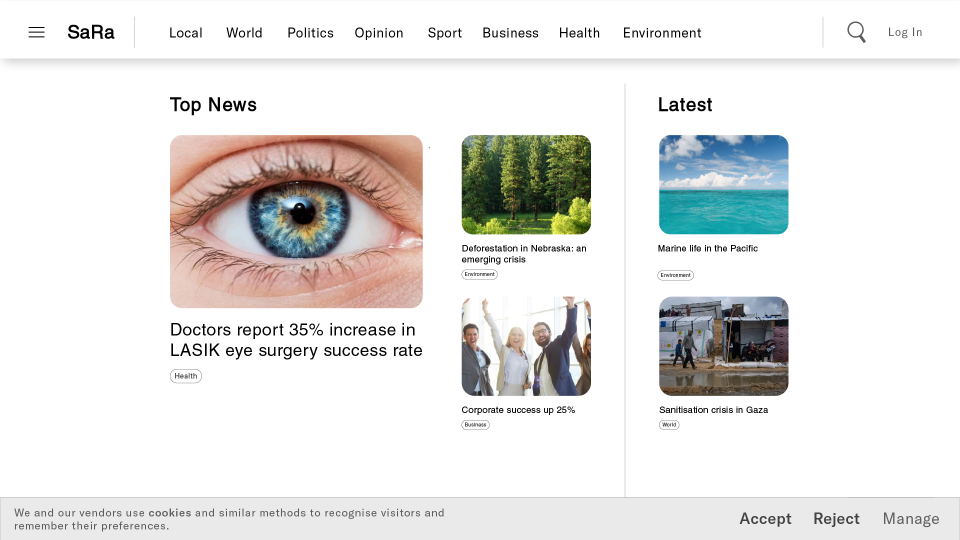
#> input picture images/groupatest2.png, 1920 x 1080 px, found by its file name (shown at 1/2 size)
$ jupyter execute --allow-errors App.ipynb   (older library calls are emulated)
#> lines starting #> are read from the running program, lines starting #| are printed output that depends on the picture
### saraRC1.py
import cv2
import numpy as np
import math
import scipy.stats as st
import matplotlib.pyplot as plt
import operator
import time
import os
from enum import Enum
import pandas as pd

# Akisato Kimura <akisato@ieee.org> implementation of Itti's Saliency Map Generator -- https://github.com/akisatok/pySaliencyMap
import pySaliencyMap


# Global Variables

# Entropy, sum, depth, centre-bias
WEIGHTS = (1, 1, 1, 1)

DO_LOG = True

# segments_entropies = []
segments_scores = []
segments_coords = []

seg_dim = 0
segments = []
gt_segments = []
dws = []
sara_list = []

eval_list = []
labels_eval_list = ['Image', 'Index', 'Rank', 'Quartile', 'isGT', 'Outcome']

outcome_list = []
labels_outcome_list = ['Image', 'FN', 'FP', 'TN', 'TP']

dataframe_collection = {}
error_count = 0


# SaRa Initial Functions
# [26 lines left out: function generate_segments, not called in this run]


def return_saliency(img, generator='itti', deepgaze_model=None, emlnet_models=None, DEVICE='cpu'):
    '''
    Takes an image img as input and calculates the saliency map using the
    Itti's Saliency Map Generator. It returns the saliency map.
    '''

    img_width, img_height = img.shape[1], img.shape[0]

    if generator == 'itti':

        sm = pySaliencyMap.pySaliencyMap(img_width, img_height)
        saliency_map = sm.SMGetSM(img)

        # Scale pixel values to 0-255 instead of float (approx 0, hence black image)
        # https://stackoverflow.com/questions/48331211/how-to-use-cv2-imshow-correctly-for-the-float-image-returned-by-cv2-distancet/48333272
        saliency_map = cv2.normalize(saliency_map, None, 255, 0, cv2.NORM_MINMAX, cv2.CV_8UC1)

        return saliency_map
    elif generator == 'deepgaze':
        import numpy as np
        from scipy.misc import face
        from scipy.ndimage import zoom
        from scipy.special import logsumexp
        import torch

        import deepgaze_pytorch

        # you can use DeepGazeI or DeepGazeIIE
        # model = deepgaze_pytorch.DeepGazeIIE(pretrained=True).to(DEVICE)

        if deepgaze_model is None:
            model = deepgaze_pytorch.DeepGazeIIE(pretrained=True).to(DEVICE)
        else:
            model = deepgaze_model

        # image = face()
        image = img

        # Resize to half
        # image = cv2.resize(image, (image.shape[1] // 2, image.shape[0] // 2))

        # load precomputed centerbias log density (from MIT1003) over a 1024x1024 image
        # you can download the centerbias from https://github.com/matthias-k/DeepGaze/releases/download/v1.0.0/centerbias_mit1003.npy
        # alternatively, you can use a uniform centerbias via `centerbias_template = np.zeros((1024, 1024))`.
        # centerbias_template = np.load('centerbias_mit1003.npy')
        centerbias_template = np.zeros((1024, 1024))
        # rescale to match image size
        centerbias = zoom(centerbias_template, (image.shape[0]/centerbias_template.shape[0], image.shape[1]/centerbias_template.shape[1]), order=0, mode='nearest')
        # renormalize log density
        centerbias -= logsumexp(centerbias)

        image_tensor = torch.tensor([image.transpose(2, 0, 1)]).to(DEVICE)
        centerbias_tensor = torch.tensor([centerbias]).to(DEVICE)

        log_density_prediction = model(image_tensor, centerbias_tensor)

        saliency_map = cv2.resize(log_density_prediction.detach().cpu().numpy()[0, 0], (img_width, img_height))

    elif generator == 'fpn':
        # Add ./fpn to the system path
        import sys
        sys.path.append('./fpn')
        import inference as inf

        results_dict = {}
        rt_args = inf.parse_arguments(img)

        # Call the run_inference function and capture the results
        pred_masks_raw_list, pred_masks_round_list = inf.run_inference(rt_args)

        # Store the results in the dictionary
        results_dict['pred_masks_raw'] = pred_masks_raw_list
        results_dict['pred_masks_round'] = pred_masks_round_list

        saliency_map = results_dict['pred_masks_raw']

        if img_width > img_height:
            saliency_map = cv2.resize(saliency_map, (img_width, img_width))

            diff = (img_width - img_height) // 2

            saliency_map = saliency_map[diff:img_width - diff, 0:img_width]
        else:
            saliency_map = cv2.resize(saliency_map, (img_height, img_height))

            diff = (img_height - img_width) // 2

            saliency_map = saliency_map[0:img_height, diff:img_height - diff]

    elif generator == 'emlnet':
        from emlnet.eval_combined import main as eval_combined
        saliency_map = eval_combined(img, emlnet_models)

        # Resize to image size
        saliency_map = cv2.resize(saliency_map, (img_width, img_height))

    # Normalize saliency map
    saliency_map = cv2.normalize(saliency_map, None, 255, 0, cv2.NORM_MINMAX, cv2.CV_8UC1)

    saliency_map = cv2.GaussianBlur(saliency_map, (31, 31), 10)
    saliency_map = saliency_map // 4

    return saliency_map


# [579 lines left out: functions return_saliency_batch, calculate_pixel_frequency, calculate_score, calculate_entropy, find_most_salient_segment, make_gaussian and 7 more, not called in this run]

### gazedataset/saratest/App.ipynb
**Imports**

[cell 1]
import cv2
import numpy as np
import matplotlib.pyplot as plt
import saraRC1 as sara

[cell 2]
# [17 lines left out: function plot_heatmap, not called in this run]

[cell 3]
# [19 lines left out: function plot_score_vs_grid_size, not called in this run]

[cell 4]
# [17 lines left out: function display_top_4_grids, not called in this run]

**Experiment 1** – Average Entropy Maximisation

[cell 5]
# [42 lines left out: function maximise_entropy, not called in this run]

[cell 6]
n = 25

path = '../images/'
name_a = 'groupatest2.png'
name_b = 'groupbtest.png'

im_a = path + name_a
img_a = cv2.imread(im_a)
#> img_a is the input picture: shape (1080, 1920, 3); mean B, G, R 227.4, 229, 229.8
# img_a = cv2.resize(img_a, (0, 0), fx=0.3, fy=0.3)

im_b = path + name_b
img_b = cv2.imread(im_b)
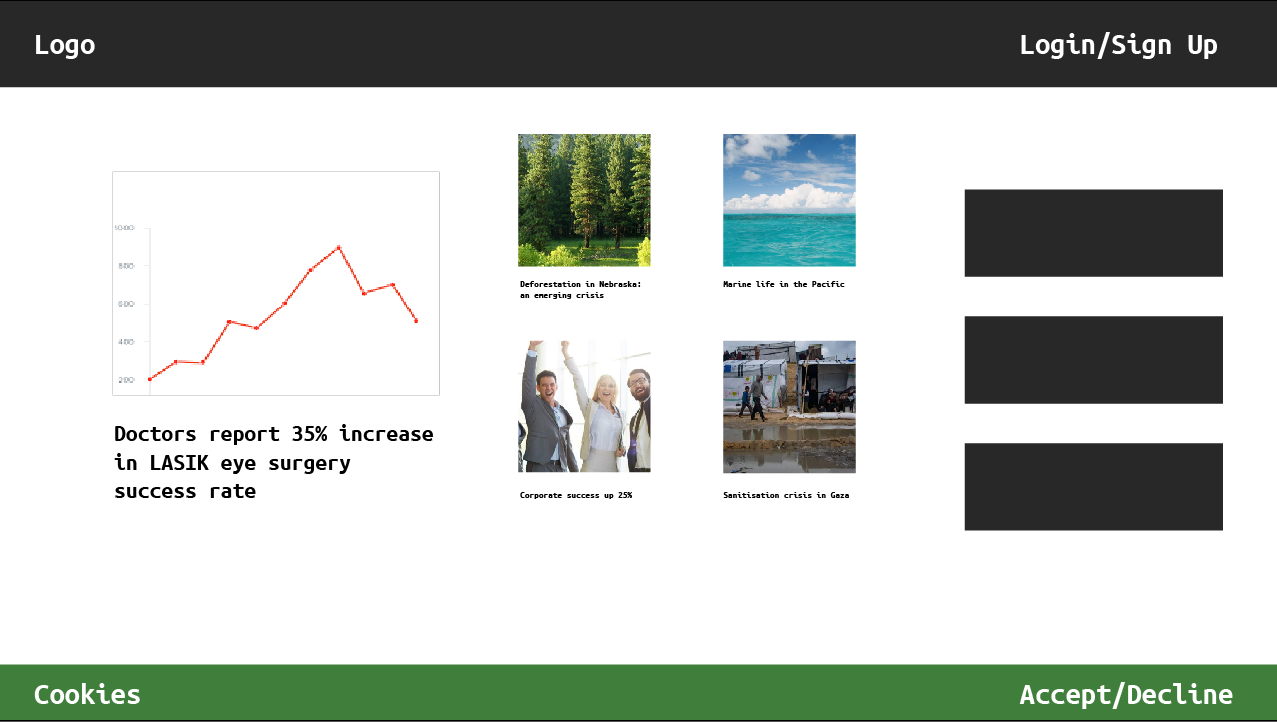
#> input picture images/groupbtest.png, 1277 x 722 px, found by its file name
#> img_b is the input picture: shape (722, 1277, 3); mean B, G, R 187.3, 192.9, 186.9
# img_b = cv2.resize(img_b, (0, 0), fx=0.3, fy=0.3)

[cell 7]
img_a

[cell 8]
plt.figure(figsize=(24, 12))
plt.subplot(121)
plt.imshow(cv2.cvtColor(img_a, cv2.COLOR_BGR2RGB))
plt.title(name_a)
plt.xticks([])
plt.yticks([])

plt.subplot(122)
plt.imshow(cv2.cvtColor(img_b, cv2.COLOR_BGR2RGB))
plt.title(name_b)
plt.xticks([])
plt.yticks([])

plt.show()
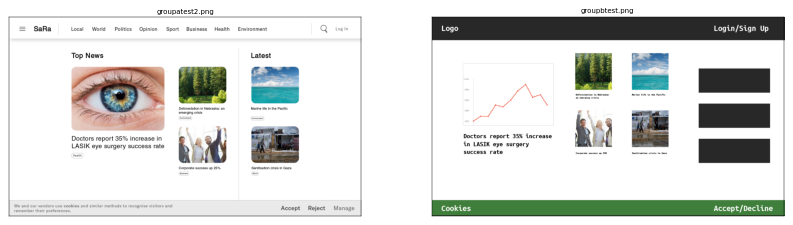
#> figure drawn by matplotlib, 2 panels

#> (a cell that did not finish here is left out)

saliency_map_b = sara.return_saliency(img_b, generator='deepgaze')

[cell 10]
plt.figure(figsize=(24, 12))
plt.subplot(121)
#> (the rest of this cell did not finish here and is left out)

[cell 11]
plt.figure(figsize=(24, 12))
plt.imshow(cv2.cvtColor(img_a, cv2.COLOR_BGR2RGB))
#> (the rest of this cell did not finish here and is left out)

[cell 12]
plt.figure(figsize=(24, 12))
plt.imshow(cv2.cvtColor(img_b, cv2.COLOR_BGR2RGB))
#> (the rest of this cell did not finish here and is left out)

[cell 13]
GRID_SIZE = 9
sara.WEIGHTS = (1, 1, 1, 1)
im_bigger_a = img_a.copy()
#> (the rest of this cell did not finish here and is left out)

[cell 14]
GRID_SIZE = 9
sara.WEIGHTS = (1, 1, 1, 1)
im_bigger_b = img_b.copy()
#> (the rest of this cell did not finish here and is left out)

[cell 15]
plt.figure(figsize=(10, 10))
#> (the rest of this cell did not finish here and is left out)

[cell 16]
plt.figure(figsize=(10, 10))
#> (the rest of this cell did not finish here and is left out)

#> (a cell that did not finish here is left out)

[cell 18]
# Create a 512x512 image of agaussian kernel
kernel = cv2.getGaussianKernel(512, 106)
kernel = kernel * kernel.T
# Stretch to 1024 x 512
kernel = cv2.resize(kernel, (0, 0), fx=1.5, fy=1)

plt.figure(figsize=(10, 10))
plt.imshow(kernel, cmap='gray')
plt.xticks([]), plt.yticks([])
plt.show()
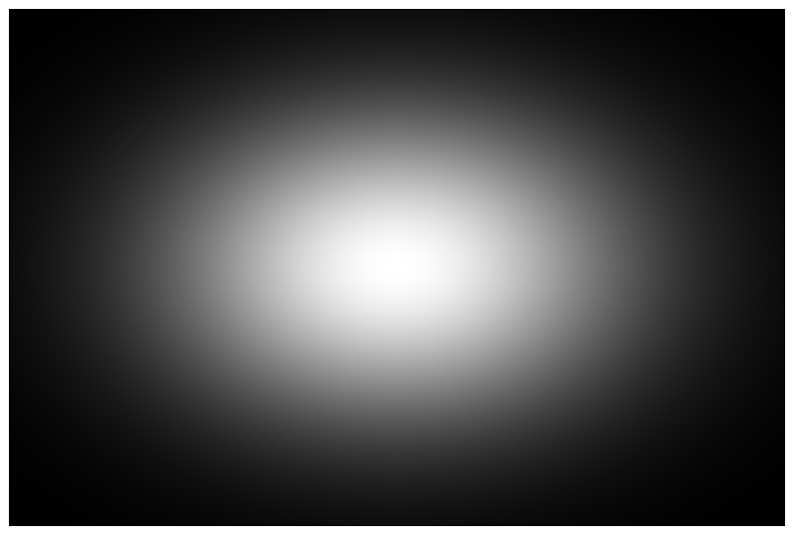
#> figure drawn by matplotlib, 1 panel
